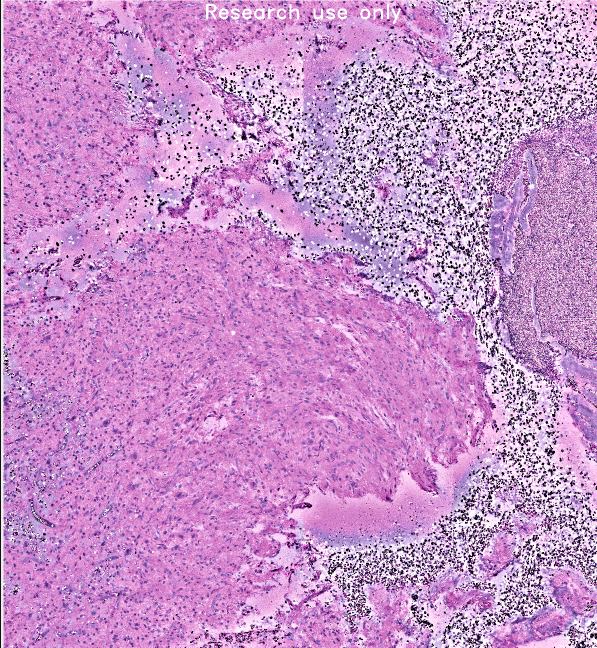
#> input picture unnamed.png, 1194 x 1295 px, found by its file name (shown at 1/2 size)
$ python overlay_40strips_2rows.py
#> lines starting #> are read from the running program, lines starting #| are printed output that depends on the picture; after the words box and inside, x2 and y2 are one past the last pixel; in counts of white or black regions, pixels touching at a corner belong together
#!/usr/bin/env python3
"""
Overlay 40 GradCAM heatmap strips on H&E image
Arranges 40 strips horizontally in 2 rows (20 strips per row)
- Row 1: img1 strips (7-26)
- Row 2: img2 strips (7-26)
"""

import cv2
import numpy as np
import sys
import glob
import os
import re
from pathlib import Path
from tqdm import tqdm

PROJECT_ROOT = Path(__file__).parent.parent
sys.path.insert(0, str(PROJECT_ROOT))


def parse_strip_info(filename: str) -> tuple:

    match = re.search(r'(img\d+)_(\d+)', filename)
    if match:
        return (match.group(1), int(match.group(2)))
    return (None, 0)


def overlay_strip_on_region(he_image, heatmap_path, x_start, x_end, y_start, y_end, alpha=0.4):

    heatmap_img = cv2.imread(heatmap_path)
    if heatmap_img is None:
        return he_image

    heatmap_img = cv2.cvtColor(heatmap_img, cv2.COLOR_BGR2RGB)


    region_h = y_end - y_start
    region_w = x_end - x_start


    heatmap_resized = cv2.resize(heatmap_img, (region_w, region_h))
    heatmap_norm = heatmap_resized.astype(np.float32) / 255.0


    heatmap_gray = np.mean(heatmap_norm, axis=2)


    if heatmap_gray.max() > 1.0:
        heatmap_gray = heatmap_gray / heatmap_gray.max()


    threshold = np.percentile(heatmap_gray, 95)


    mask = (heatmap_gray > threshold).astype(np.float32)[:, :, np.newaxis]


    heatmap_thresholded = np.where(heatmap_gray > threshold, heatmap_gray, 0.0)


    if heatmap_thresholded.max() > 0:
        heatmap_thresholded = (heatmap_thresholded - heatmap_thresholded.min()) / (heatmap_thresholded.max() - heatmap_thresholded.min() + 1e-8)
    else:

        return he_image

    heatmap_uint8 = (heatmap_thresholded * 255).astype(np.uint8)
    heatmap_color = cv2.applyColorMap(heatmap_uint8, cv2.COLORMAP_HOT)
    heatmap_color = cv2.cvtColor(heatmap_color, cv2.COLOR_BGR2RGB)
    heatmap_color = heatmap_color.astype(np.float32) / 255.0


    region = he_image[y_start:y_end, x_start:x_end].copy()


    blended_region = region * (1 - mask * alpha) + heatmap_color * (mask * alpha)


    he_image[y_start:y_end, x_start:x_end] = blended_region

    return he_image


def main():
    # Load H&E image
    he_path = "unnamed.png"
    he_img = cv2.imread(he_path)
#> he_img is the input picture: shape (1295, 1194, 3); mean B, G, R 201.1, 144, 198.6
    if he_img is None:
        print(f"❌ Could not load {he_path}")
        return

    he_img = cv2.cvtColor(he_img, cv2.COLOR_BGR2RGB)
    he_img_norm = he_img.astype(np.float32) / 255.0

    he_h, he_w = he_img_norm.shape[:2]
#> he_h = 1295; he_w = 1194
    print(f"H&E image: {he_img_norm.shape} (H={he_h}, W={he_w})")
#| H&E image: (1295, 1194, 3) (H=1295, W=1194)

    # Find all heatmap files
    heatmap_dir = "outputs_success/heatmaps"
    heatmap_files = glob.glob(os.path.join(heatmap_dir, "*_cam.png"))

    if not heatmap_files:
        print(f"❌ No heatmap files found in {heatmap_dir}")
        return

    print(f"Found {len(heatmap_files)} heatmap files")

    heatmaps_with_info = []
    for heatmap_path in heatmap_files:
        filename = os.path.basename(heatmap_path)
        img_group, strip_num = parse_strip_info(filename)
        if img_group and strip_num:
            heatmaps_with_info.append((img_group, strip_num, heatmap_path))

    heatmaps_with_info.sort(key=lambda x: (x[0], x[1]))

    print(f"Sorted {len(heatmaps_with_info)} heatmaps")
    print(f"  Row 1: {len([h for h in heatmaps_with_info if h[0] == 'img1'])} strips (img1)")
    print(f"  Row 2: {len([h for h in heatmaps_with_info if h[0] == 'img2'])} strips (img2)")

    num_rows = 2
    strips_per_row = len(heatmaps_with_info) // num_rows

    row_height = he_h // num_rows
#> row_height = 647
    strip_width = he_w // strips_per_row
#> strip_width = 1194

    print(f"\nLayout:")
    print(f"  Rows: {num_rows}, Strips per row: {strips_per_row}")
    print(f"  Row height: {row_height}px, Strip width: {strip_width}px")
#|   Row height: 647px, Strip width: 1194px

    result = he_img_norm.copy()

    for idx, (img_group, strip_num, heatmap_path) in enumerate(tqdm(heatmaps_with_info, desc="Overlaying strips")):
        row_idx = 0 if img_group == 'img1' else 1

        if img_group == 'img1':
            col_idx = idx
        else:
            col_idx = idx - strips_per_row

        y_start = row_idx * row_height
#> y_start = 0
        y_end = (row_idx + 1) * row_height
#> y_end = 647
        x_start = col_idx * strip_width
#> x_start = 0
        x_end = (col_idx + 1) * strip_width
#> x_end = 1194

        y_end = min(y_end, he_h)
        x_end = min(x_end, he_w)


        result = overlay_strip_on_region(result, heatmap_path, x_start, x_end, y_start, y_end, alpha=0.4)
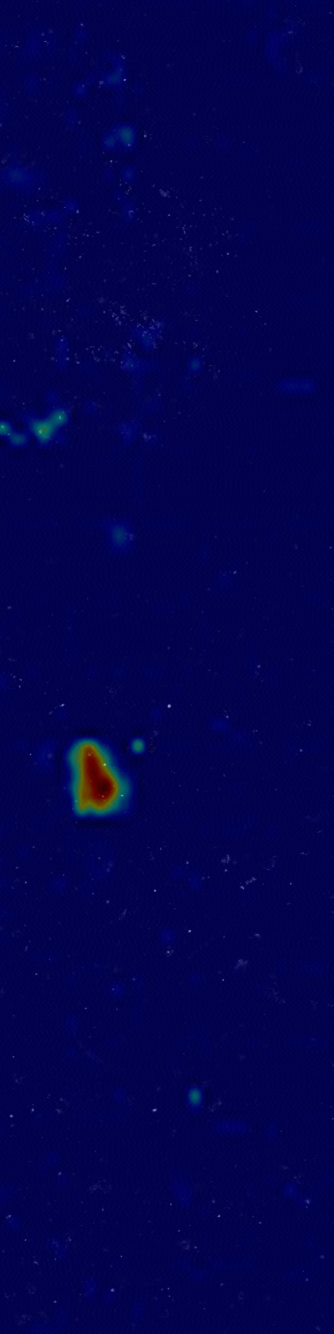
#> input picture outputs_success/heatmaps/img1_10_08874c947682d42af01faab3a9940e6ffa016f74_cam.png, 1000 x 4000 px (shown at 1/3 size)
#> in overlay_strip_on_region, heatmap_img is the input picture: shape (4000, 1000, 3); mean B, G, R 79.3, 2.6, 2.3
#> in overlay_strip_on_region, `heatmap_resized = cv2.resize(heatmap_img, (region_w, region_h))`:
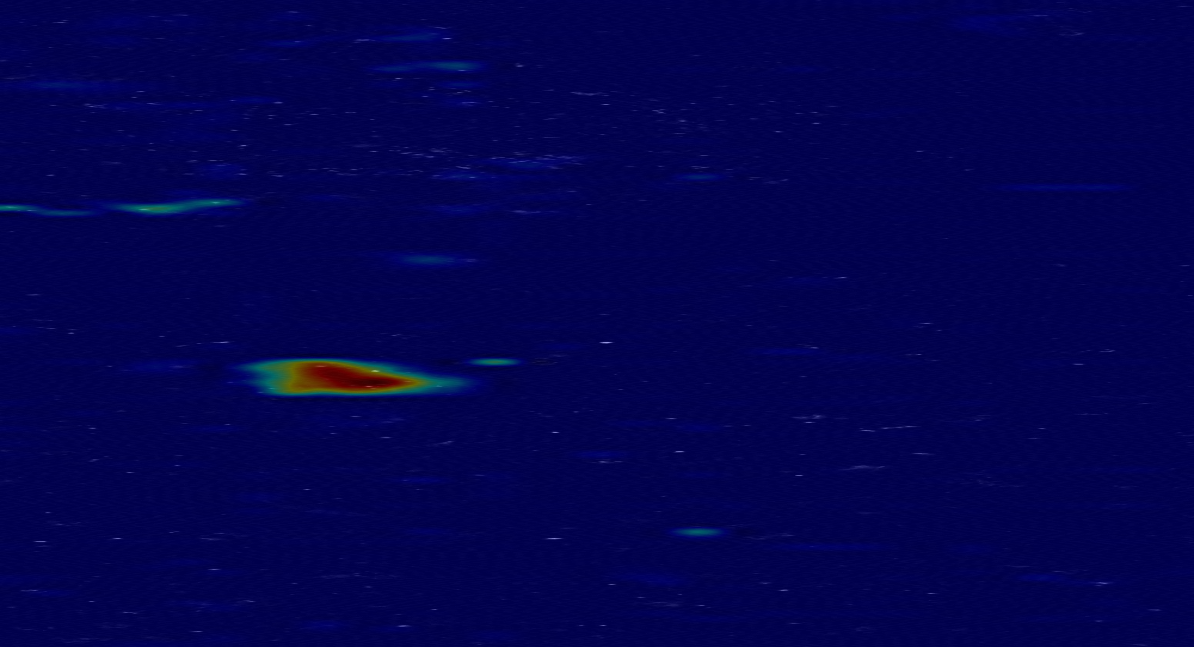
#> heatmap_resized: shape (647, 1194, 3); mean R, G, B 2.2, 2.6, 79.2
#> in overlay_strip_on_region, `heatmap_gray = np.mean(heatmap_norm, axis=2)`:
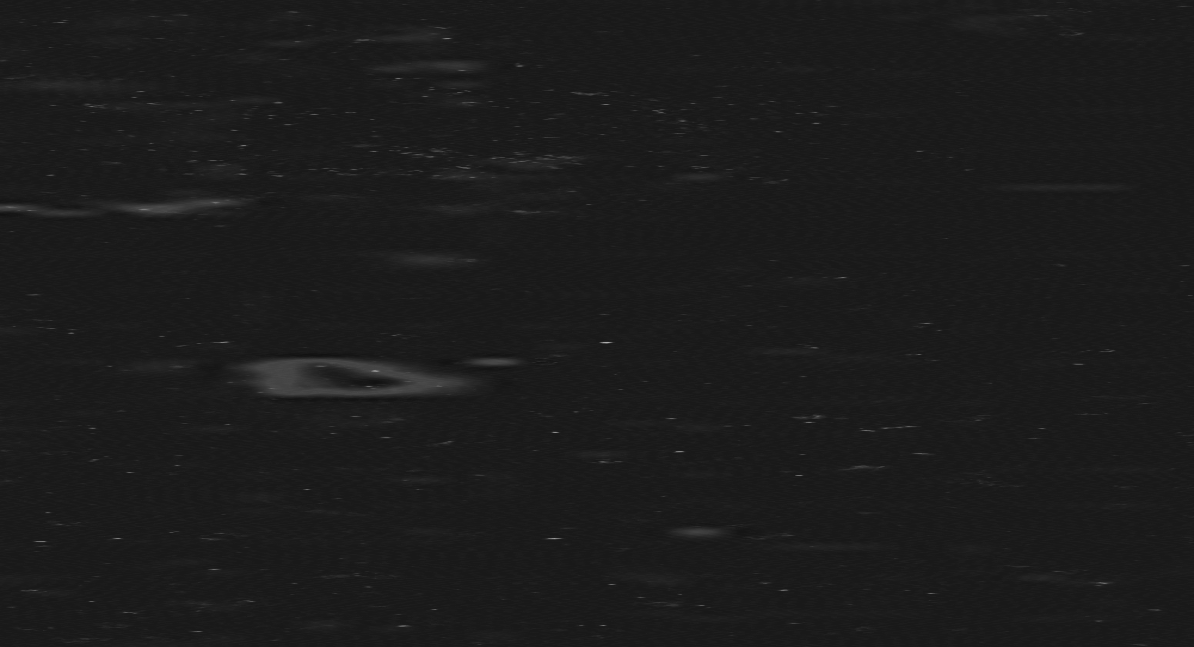
#> heatmap_gray: shape (647, 1194) float32; min 0.0667, max 0.695, mean 0.11
#> in overlay_strip_on_region, `threshold = np.percentile(heatmap_gray, 95)`: threshold = 0.127
#> in overlay_strip_on_region, `mask = (heatmap_gray > threshold).astype(np.float32)[:, :, np.newaxis]`:
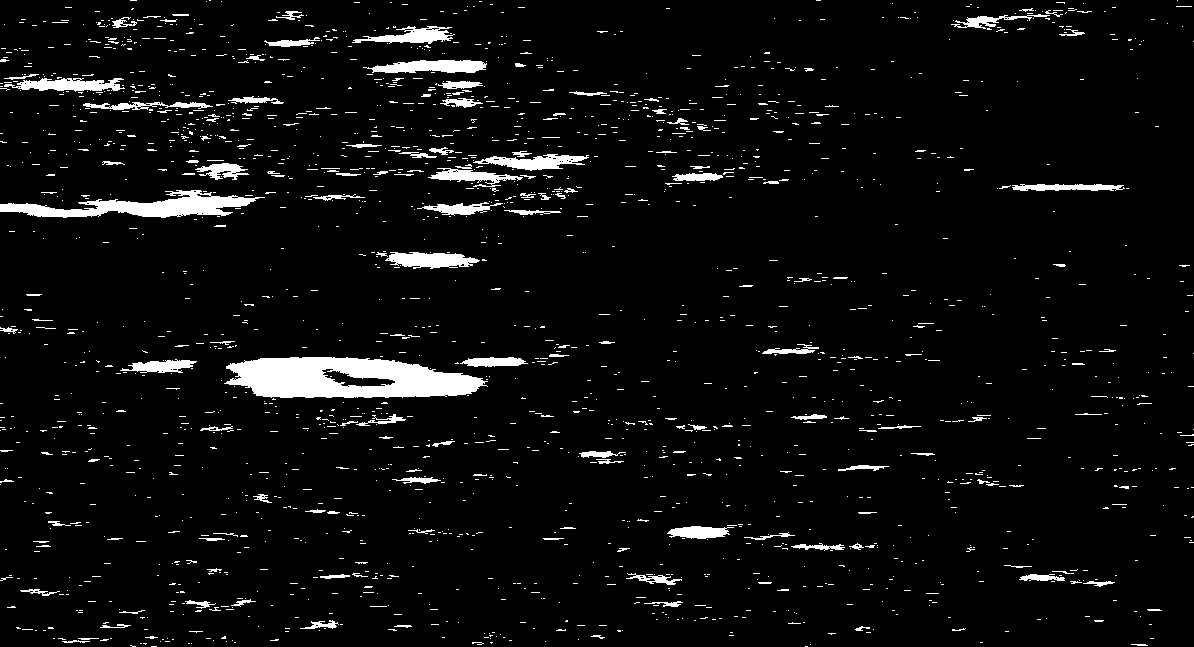
#> mask: shape (647, 1194, 1) float32; values 0 (black) and 1 (white), 4.9% white; 1999 white regions (1829 under 20 px), largest, box (x1, y1, x2, y2) and area: (224, 357, 488, 398) 7738, (0, 190, 265, 218) 3341, (363, 60, 487, 73) 1150
#> in overlay_strip_on_region, `heatmap_color = cv2.applyColorMap(heatmap_uint8, cv2.COLORMAP_HOT)`:
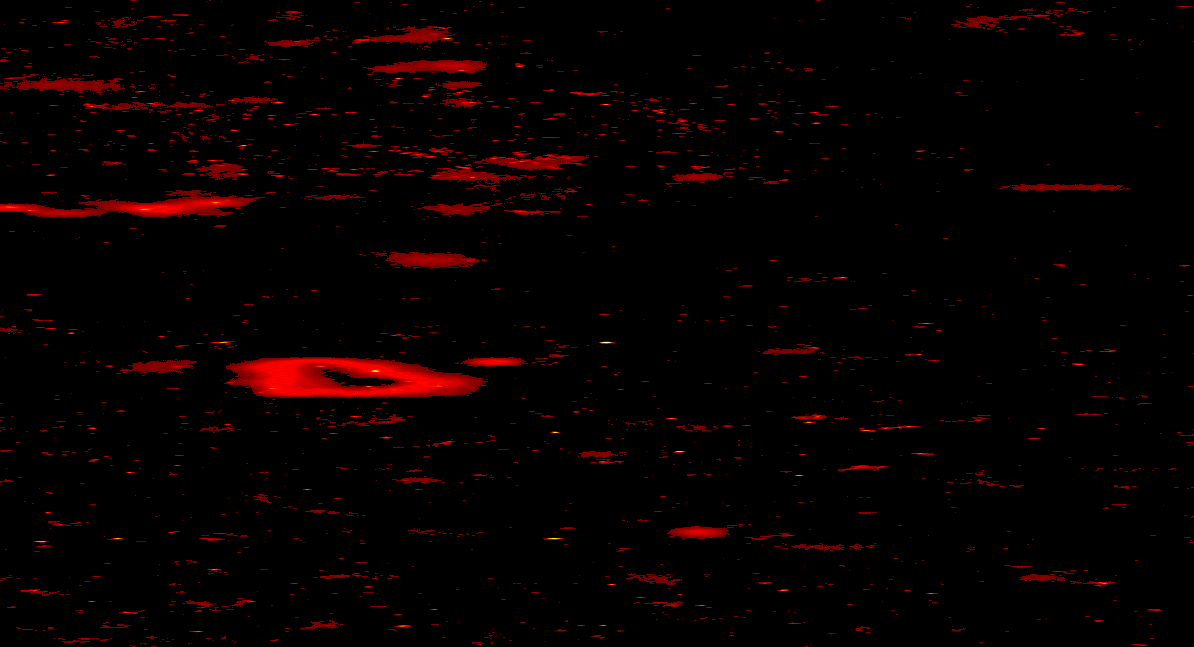
#> heatmap_color: shape (647, 1194, 3); mean B, G, R 0, 0, 7.5
#> in overlay_strip_on_region, `blended_region = region * (1 - mask * alpha) + heatmap_color * (mask *..`:
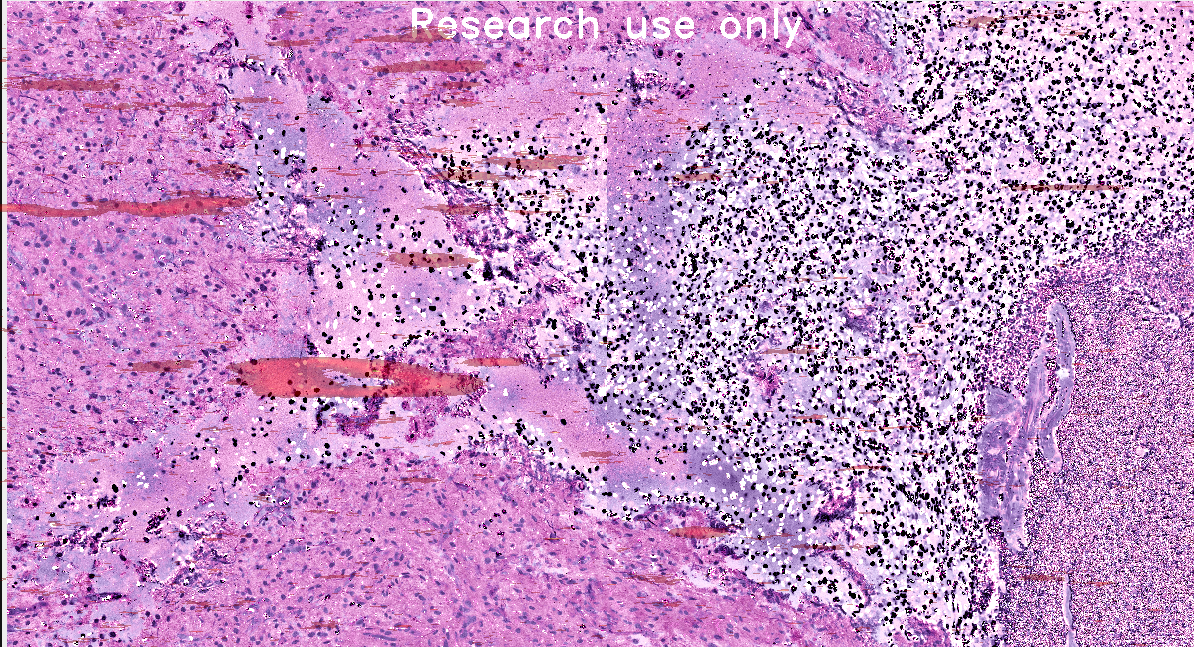
#> blended_region: shape (647, 1194, 3) float32; mean R, G, B 0.768, 0.567, 0.772
#> in overlay_strip_on_region, `he_image[y_start:y_end, x_start:x_end] = blended_region`:
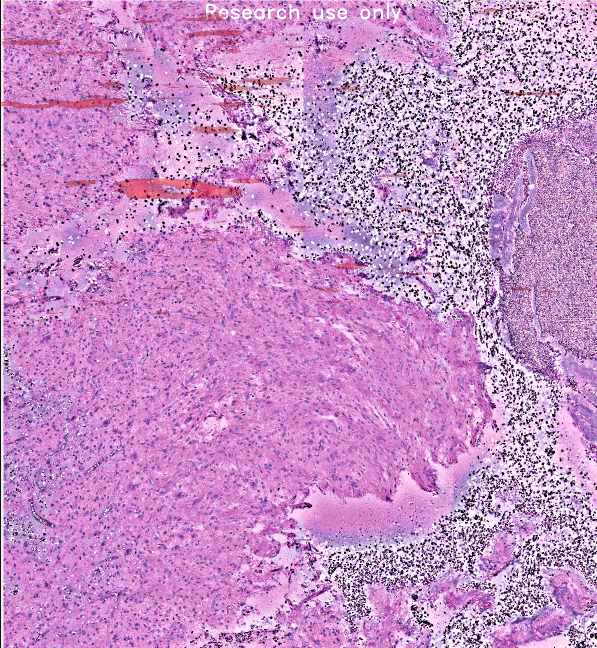
#> he_image: shape (1295, 1194, 3) float32 (shown at 1/2 size); mean R, G, B 0.776, 0.559, 0.78

    # Convert back to uint8 and save
    result_uint8 = (result * 255).astype(np.uint8)
    result_bgr = cv2.cvtColor(result_uint8, cv2.COLOR_RGB2BGR)

    output_path = "outputs_success/he_overlay_40strips_2rows.png"
    cv2.imwrite(output_path, result_bgr)
    print(f"\n✅ Saved: {output_path}")
    print(f"   Overlaid {len(heatmaps_with_info)} strips in 2 rows")


if __name__ == "__main__":
#> (the run stopped early here; a loop or call above may not have finished)
